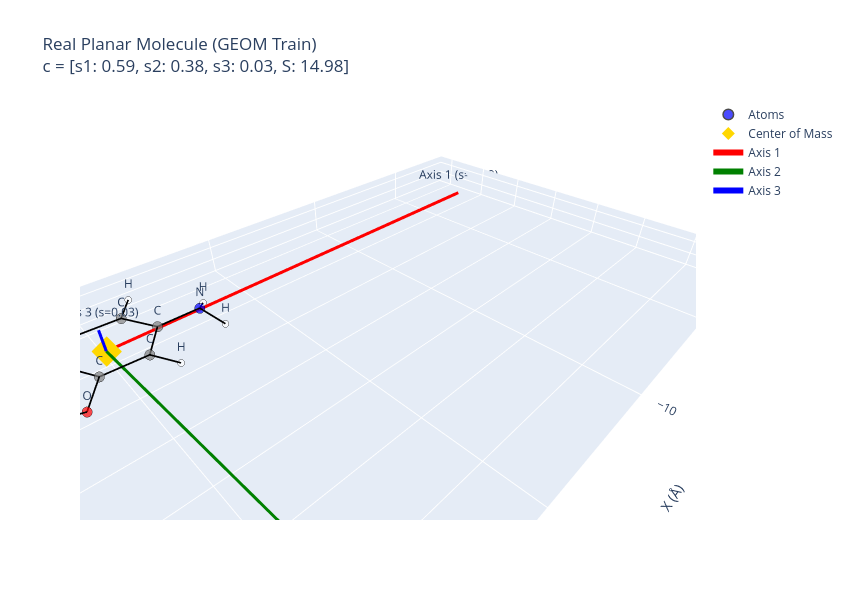
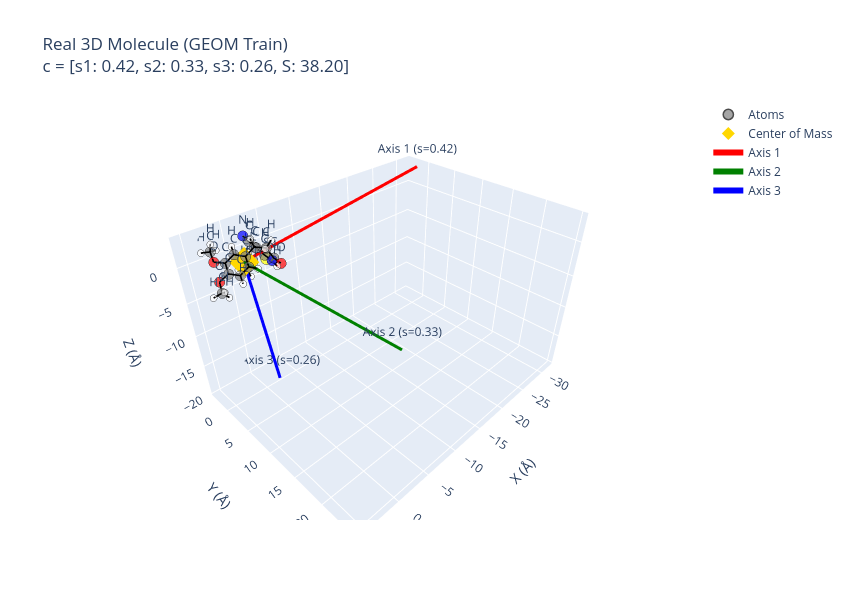

Here is the notebook cell these charts were saved with, in order:
### Code cell
# Load preprocessed dataset files if they exist on disk (GEOM-Drugs Train Set)
geom_train_path = '../data/geom_drugs/preprocessed/train.pt'
dataset_loaded = False
geom_train = []

if os.path.exists(geom_train_path):
    try:
        geom_train = torch.load(geom_train_path)
        print(f"Success: Loaded {len(geom_train)} GEOM molecules from {geom_train_path}!")
        dataset_loaded = True
    except Exception as e:
        print(f"Could not load dataset file: {e}")
else:
    print(f"Dataset file {geom_train_path} not found. Skipping dataset demonstration.")

if dataset_loaded:
    planar_mol = None
    globular_mol = None
    
    for mol in geom_train:
        e = getattr(mol, 'eigenvalues_and_scale', None)
        if e is None:
            continue
        n_atoms = mol.pos.size(0)
        
        # e = [s1, s2, s3, S]
        if e[2] < 0.05 and e[1] > 0.2 and n_atoms > 3 and planar_mol is None:
            planar_mol = mol
        if e[2] > 0.2 and globular_mol is None:
            globular_mol = mol
            
    if planar_mol is not None:
        fig = visualize_molecule_shape_axes(planar_mol.pos, planar_mol.h, "Real Planar Molecule (GEOM Train)")
        fig.show()
        
    if globular_mol is not None:
        fig = visualize_molecule_shape_axes(globular_mol.pos, globular_mol.h, "Real 3D Molecule (GEOM Train)")
        fig.show()

### Figure 1 — Plotly figure (JSON) as saved in the notebook; plotly's stock layout.template omitted (floating-point values rounded to 4 significant figures)
{"data": [{"marker": {"color": ["blue", "gray", "gray", "gray", "gray", "gray", "gray", "white", "white", "gray", "red", "red", "red", "white", "white", "white", "white"], "line": {"color": "black", "width": 1.5}, "size": [12, 12, 12, 12, 12, 12, 12, 8, 8, 12, 12, 12, 12, 8, 8, 8, 8]}, "mode": "markers+text", "name": "Atoms", "text": ["N", "C", "C", "C", "C", "C", "C", "H", "H", "C", "O", "O", "O", "H", "H", "H", "H"], "textposition": "top center", "type": "scatter3d", "x": [-2.99, -1.586, -0.8243, 0.5697, 1.203, 0.4258, -0.9553, -1.553, 0.9357, 2.725, 3.248, 3.341, 1.286, 2.282, -1.305, -3.351, -3.45], "y": [0.02756, -0.05289, 1.106, 1.044, -0.2124, -1.357, -1.294, -2.197, -2.31, -0.3028, -1.419, 0.8111, 2.172, 1.79, 2.076, 0.8952, -0.7766], "z": [0.08697, 0.03335, 0.03382, 0.04206, 0.04464, 0.04508, 0.03787, 0.03369, 0.04426, 0.03663, 0.02825, 0.03624, 0.03635, 0.03765, 0.02651, -0.2856, -0.3178]}, {"marker": {"color": "gold", "size": 10, "symbol": "diamond"}, "mode": "markers", "name": "Center of Mass", "type": "scatter3d", "x": [2.104e-08], "y": [-1.402e-08], "z": [0]}, {"hoverinfo": "none", "line": {"color": "black", "width": 3.5}, "mode": "lines", "showlegend": false, "type": "scatter3d", "x": [-2.99, -1.586], "y": [0.02756, -0.05289], "z": [0.08697, 0.03335]}, {"hoverinfo": "none", "line": {"color": "black", "width": 3.5}, "mode": "lines", "showlegend": false, "type": "scatter3d", "x": [-2.99, -3.351], "y": [0.02756, 0.8952], "z": [0.08697, -0.2856]}, {"hoverinfo": "none", "line": {"color": "black", "width": 3.5}, "mode": "lines", "showlegend": false, "type": "scatter3d", "x": [-2.99, -3.45], "y": [0.02756, -0.7766], "z": [0.08697, -0.3178]}, {"hoverinfo": "none", "line": {"color": "black", "width": 3.5}, "mode": "lines", "showlegend": false, "type": "scatter3d", "x": [-1.586, -0.8243], "y": [-0.05289, 1.106], "z": [0.03335, 0.03382]}, {"hoverinfo": "none", "line": {"color": "black", "width": 3.5}, "mode": "lines", "showlegend": false, "type": "scatter3d", "x": [-1.586, -0.9553], "y": [-0.05289, -1.294], "z": [0.03335, 0.03787]}, {"hoverinfo": "none", "line": {"color": "black", "width": 3.5}, "mode": "lines", "showlegend": false, "type": "scatter3d", "x": [-0.8243, 0.5697], "y": [1.106, 1.044], "z": [0.03382, 0.04206]}, {"hoverinfo": "none", "line": {"color": "black", "width": 3.5}, "mode": "lines", "showlegend": false, "type": "scatter3d", "x": [-0.8243, -1.305], "y": [1.106, 2.076], "z": [0.03382, 0.02651]}, {"hoverinfo": "none", "line": {"color": "black", "width": 3.5}, "mode": "lines", "showlegend": false, "type": "scatter3d", "x": [0.5697, 1.203], "y": [1.044, -0.2124], "z": [0.04206, 0.04464]}, {"hoverinfo": "none", "line": {"color": "black", "width": 3.5}, "mode": "lines", "showlegend": false, "type": "scatter3d", "x": [0.5697, 1.286], "y": [1.044, 2.172], "z": [0.04206, 0.03635]}, {"hoverinfo": "none", "line": {"color": "black", "width": 3.5}, "mode": "lines", "showlegend": false, "type": "scatter3d", "x": [1.203, 0.4258], "y": [-0.2124, -1.357], "z": [0.04464, 0.04508]}, {"hoverinfo": "none", "line": {"color": "black", "width": 3.5}, "mode": "lines", "showlegend": false, "type": "scatter3d", "x": [1.203, 2.725], "y": [-0.2124, -0.3028], "z": [0.04464, 0.03663]}, {"hoverinfo": "none", "line": {"color": "black", "width": 3.5}, "mode": "lines", "showlegend": false, "type": "scatter3d", "x": [0.4258, -0.9553], "y": [-1.357, -1.294], "z": [0.04508, 0.03787]}, {"hoverinfo": "none", "line": {"color": "black", "width": 3.5}, "mode": "lines", "showlegend": false, "type": "scatter3d", "x": [0.4258, 0.9357], "y": [-1.357, -2.31], "z": [0.04508, 0.04426]}, {"hoverinfo": "none", "line": {"color": "black", "width": 3.5}, "mode": "lines", "showlegend": false, "type": "scatter3d", "x": [-0.9553, -1.553], "y": [-1.294, -2.197], "z": [0.03787, 0.03369]}, {"hoverinfo": "none", "line": {"color": "black", "width": 3.5}, "mode": "lines", "showlegend": false, "type": "scatter3d", "x": [2.725, 3.248], "y": [-0.3028, -1.419], "z": [0.03663, 0.02825]}, {"hoverinfo": "none", "line": {"color": "black", "width": 3.5}, "mode": "lines", "showlegend": false, "type": "scatter3d", "x": [2.725, 3.341], "y": [-0.3028, 0.8111], "z": [0.03663, 0.03624]}, {"hoverinfo": "none", "line": {"color": "black", "width": 3.5}, "mode": "lines", "showlegend": false, "type": "scatter3d", "x": [1.286, 2.282], "y": [2.172, 1.79], "z": [0.03635, 0.03765]}, {"line": {"color": "red", "width": 6}, "mode": "lines+text", "name": "Axis 1", "text": ["", "Axis 1 (s=0.59)"], "textposition": "top center", "type": "scatter3d", "x": [2.104e-08, -17.78], "y": [-1.402e-08, -0.9343], "z": [0, -0.4879]}, {"line": {"color": "green", "width": 6}, "mode": "lines+text", "name": "Axis 2", "text": ["", "Axis 2 (s=0.38)"], "textposition": "top center", "type": "scatter3d", "x": [2.104e-08, -0.595], "y": [-1.402e-08, 11.35], "z": [0, -0.0556]}, {"line": {"color": "blue", "width": 6}, "mode": "lines+text", "name": "Axis 3", "text": ["", "Axis 3 (s=0.03)"], "textposition": "top center", "type": "scatter3d", "x": [2.104e-08, -0.02135], "y": [-1.402e-08, 0.002665], "z": [0, 0.7727]}], "layout": {"height": 600, "scene": {"aspectmode": "data", "xaxis": {"title": {"text": "X (Å)"}}, "yaxis": {"title": {"text": "Y (Å)"}}, "zaxis": {"title": {"text": "Z (Å)"}}}, "title": {"text": "Real Planar Molecule (GEOM Train)<br>c = [s1: 0.59, s2: 0.38, s3: 0.03, S: 14.98]"}, "width": 850}}

### Figure 2 — Plotly figure (JSON) as saved in the notebook; plotly's stock layout.template omitted (floating-point values rounded to 4 significant figures)
{"data": [{"marker": {"color": ["gray", "gray", "white", "white", "yellow", "gray", "gray", "gray", "blue", "gray", "gray", "gray", "gray", "gray", "gray", "gray", "white", "red", "gray", "white", "white", "white", "red", "gray", "white", "white", "white", "white", "white", "gray", "gray", "red", "blue", "white", "white", "white", "white", "white", "white", "white"], "line": {"color": "black", "width": 1.5}, "size": [12, 12, 8, 8, 14, 12, 12, 12, 12, 12, 12, 12, 12, 12, 12, 12, 8, 12, 12, 8, 8, 8, 12, 12, 8, 8, 8, 8, 8, 12, 12, 12, 12, 8, 8, 8, 8, 8, 8, 8]}, "mode": "markers+text", "name": "Atoms", "text": ["C", "C", "H", "H", "S", "C", "C", "C", "N", "C", "C", "C", "C", "C", "C", "C", "H", "O", "C", "H", "H", "H", "O", "C", "H", "H", "H", "H", "H", "C", "C", "O", "N", "H", "H", "H", "H", "H", "H", "H"], "textposition": "top center", "type": "scatter3d", "x": [-1.04, -2.382, -2.847, -2.302, -3.607, -2.808, -2.119, -2.01, -1.898, -1.32, 0.0306, 0.41, 1.635, 2.488, 2.104, 0.8914, 0.5847, 2.986, 2.653, 3.481, 2.553, 1.727, 3.698, 4.147, 4.25, 3.478, 5.125, 1.905, -0.2228, -2.104, -2.624, -2.796, -2.942, -3.367, -1.501, -2.982, -1.172, -1.152, -0.5772, -0.3745], "y": [-1.735, -2.287, -2.87, -2.903, -0.9636, 0.05481, -0.3659, -1.697, -2.771, 0.6587, 0.7496, 1.802, 1.776, 0.6954, -0.3913, -0.3424, -1.163, -1.422, -2.537, -3.235, -2.267, -3.013, 0.571, 1.626, 2.557, 1.793, 1.318, 2.618, 2.664, 1.965, 2.42, 3.573, 1.401, 1.665, 2.763, 1.825, 0.2802, -1.103, -1.15, -2.559], "z": [-2.103, -1.666, -2.462, -0.7726, -1.355, -0.1533, 0.9303, 1.336, 1.732, 1.724, 1.042, 0.2345, -0.4239, -0.3002, 0.5208, 1.18, 1.81, 0.5867, 1.377, 1.262, 2.434, 1.038, -0.91, -1.723, -1.155, -2.574, -2.089, -1.04, 0.1031, 1.792, 0.4474, 0.1313, -0.4157, -1.296, 2.227, 2.431, 2.741, -2.982, -1.31, -2.349]}, {"marker": {"color": "gold", "size": 10, "symbol": "diamond"}, "mode": "markers", "name": "Center of Mass", "type": "scatter3d", "x": [-2.235e-09], "y": [-5.96e-09], "z": [2.086e-08]}, {"hoverinfo": "none", "line": {"color": "black", "width": 3.5}, "mode": "lines", "showlegend": false, "type": "scatter3d", "x": [-1.04, -2.382], "y": [-1.735, -2.287], "z": [-2.103, -1.666]}, {"hoverinfo": "none", "line": {"color": "black", "width": 3.5}, "mode": "lines", "showlegend": false, "type": "scatter3d", "x": [-1.04, -1.152], "y": [-1.735, -1.103], "z": [-2.103, -2.982]}, {"hoverinfo": "none", "line": {"color": "black", "width": 3.5}, "mode": "lines", "showlegend": false, "type": "scatter3d", "x": [-1.04, -0.5772], "y": [-1.735, -1.15], "z": [-2.103, -1.31]}, {"hoverinfo": "none", "line": {"color": "black", "width": 3.5}, "mode": "lines", "showlegend": false, "type": "scatter3d", "x": [-1.04, -0.3745], "y": [-1.735, -2.559], "z": [-2.103, -2.349]}, {"hoverinfo": "none", "line": {"color": "black", "width": 3.5}, "mode": "lines", "showlegend": false, "type": "scatter3d", "x": [-2.382, -2.847], "y": [-2.287, -2.87], "z": [-1.666, -2.462]}, {"hoverinfo": "none", "line": {"color": "black", "width": 3.5}, "mode": "lines", "showlegend": false, "type": "scatter3d", "x": [-2.382, -2.302], "y": [-2.287, -2.903], "z": [-1.666, -0.7726]}, {"hoverinfo": "none", "line": {"color": "black", "width": 3.5}, "mode": "lines", "showlegend": false, "type": "scatter3d", "x": [-2.808, -2.119], "y": [0.05481, -0.3659], "z": [-0.1533, 0.9303]}, {"hoverinfo": "none", "line": {"color": "black", "width": 3.5}, "mode": "lines", "showlegend": false, "type": "scatter3d", "x": [-2.808, -2.942], "y": [0.05481, 1.401], "z": [-0.1533, -0.4157]}, {"hoverinfo": "none", "line": {"color": "black", "width": 3.5}, "mode": "lines", "showlegend": false, "type": "scatter3d", "x": [-2.119, -2.01], "y": [-0.3659, -1.697], "z": [0.9303, 1.336]}, {"hoverinfo": "none", "line": {"color": "black", "width": 3.5}, "mode": "lines", "showlegend": false, "type": "scatter3d", "x": [-2.119, -1.32], "y": [-0.3659, 0.6587], "z": [0.9303, 1.724]}, {"hoverinfo": "none", "line": {"color": "black", "width": 3.5}, "mode": "lines", "showlegend": false, "type": "scatter3d", "x": [-2.01, -1.898], "y": [-1.697, -2.771], "z": [1.336, 1.732]}, {"hoverinfo": "none", "line": {"color": "black", "width": 3.5}, "mode": "lines", "showlegend": false, "type": "scatter3d", "x": [-1.32, 0.0306], "y": [0.6587, 0.7496], "z": [1.724, 1.042]}, {"hoverinfo": "none", "line": {"color": "black", "width": 3.5}, "mode": "lines", "showlegend": false, "type": "scatter3d", "x": [-1.32, -2.104], "y": [0.6587, 1.965], "z": [1.724, 1.792]}, {"hoverinfo": "none", "line": {"color": "black", "width": 3.5}, "mode": "lines", "showlegend": false, "type": "scatter3d", "x": [-1.32, -1.172], "y": [0.6587, 0.2802], "z": [1.724, 2.741]}, {"hoverinfo": "none", "line": {"color": "black", "width": 3.5}, "mode": "lines", "showlegend": false, "type": "scatter3d", "x": [0.0306, 0.41], "y": [0.7496, 1.802], "z": [1.042, 0.2345]}, {"hoverinfo": "none", "line": {"color": "black", "width": 3.5}, "mode": "lines", "showlegend": false, "type": "scatter3d", "x": [0.0306, 0.8914], "y": [0.7496, -0.3424], "z": [1.042, 1.18]}, {"hoverinfo": "none", "line": {"color": "black", "width": 3.5}, "mode": "lines", "showlegend": false, "type": "scatter3d", "x": [0.41, 1.635], "y": [1.802, 1.776], "z": [0.2345, -0.4239]}, {"hoverinfo": "none", "line": {"color": "black", "width": 3.5}, "mode": "lines", "showlegend": false, "type": "scatter3d", "x": [0.41, -0.2228], "y": [1.802, 2.664], "z": [0.2345, 0.1031]}, {"hoverinfo": "none", "line": {"color": "black", "width": 3.5}, "mode": "lines", "showlegend": false, "type": "scatter3d", "x": [1.635, 2.488], "y": [1.776, 0.6954], "z": [-0.4239, -0.3002]}, {"hoverinfo": "none", "line": {"color": "black", "width": 3.5}, "mode": "lines", "showlegend": false, "type": "scatter3d", "x": [1.635, 1.905], "y": [1.776, 2.618], "z": [-0.4239, -1.04]}, {"hoverinfo": "none", "line": {"color": "black", "width": 3.5}, "mode": "lines", "showlegend": false, "type": "scatter3d", "x": [2.488, 2.104], "y": [0.6954, -0.3913], "z": [-0.3002, 0.5208]}, {"hoverinfo": "none", "line": {"color": "black", "width": 3.5}, "mode": "lines", "showlegend": false, "type": "scatter3d", "x": [2.488, 3.698], "y": [0.6954, 0.571], "z": [-0.3002, -0.91]}, {"hoverinfo": "none", "line": {"color": "black", "width": 3.5}, "mode": "lines", "showlegend": false, "type": "scatter3d", "x": [2.104, 0.8914], "y": [-0.3913, -0.3424], "z": [0.5208, 1.18]}, {"hoverinfo": "none", "line": {"color": "black", "width": 3.5}, "mode": "lines", "showlegend": false, "type": "scatter3d", "x": [2.104, 2.986], "y": [-0.3913, -1.422], "z": [0.5208, 0.5867]}, {"hoverinfo": "none", "line": {"color": "black", "width": 3.5}, "mode": "lines", "showlegend": false, "type": "scatter3d", "x": [0.8914, 0.5847], "y": [-0.3424, -1.163], "z": [1.18, 1.81]}, {"hoverinfo": "none", "line": {"color": "black", "width": 3.5}, "mode": "lines", "showlegend": false, "type": "scatter3d", "x": [2.986, 2.653], "y": [-1.422, -2.537], "z": [0.5867, 1.377]}, {"hoverinfo": "none", "line": {"color": "black", "width": 3.5}, "mode": "lines", "showlegend": false, "type": "scatter3d", "x": [2.653, 3.481], "y": [-2.537, -3.235], "z": [1.377, 1.262]}, {"hoverinfo": "none", "line": {"color": "black", "width": 3.5}, "mode": "lines", "showlegend": false, "type": "scatter3d", "x": [2.653, 2.553], "y": [-2.537, -2.267], "z": [1.377, 2.434]}, {"hoverinfo": "none", "line": {"color": "black", "width": 3.5}, "mode": "lines", "showlegend": false, "type": "scatter3d", "x": [2.653, 1.727], "y": [-2.537, -3.013], "z": [1.377, 1.038]}, {"hoverinfo": "none", "line": {"color": "black", "width": 3.5}, "mode": "lines", "showlegend": false, "type": "scatter3d", "x": [3.698, 4.147], "y": [0.571, 1.626], "z": [-0.91, -1.723]}, {"hoverinfo": "none", "line": {"color": "black", "width": 3.5}, "mode": "lines", "showlegend": false, "type": "scatter3d", "x": [4.147, 4.25], "y": [1.626, 2.557], "z": [-1.723, -1.155]}, {"hoverinfo": "none", "line": {"color": "black", "width": 3.5}, "mode": "lines", "showlegend": false, "type": "scatter3d", "x": [4.147, 3.478], "y": [1.626, 1.793], "z": [-1.723, -2.574]}, {"hoverinfo": "none", "line": {"color": "black", "width": 3.5}, "mode": "lines", "showlegend": false, "type": "scatter3d", "x": [4.147, 5.125], "y": [1.626, 1.318], "z": [-1.723, -2.089]}, {"hoverinfo": "none", "line": {"color": "black", "width": 3.5}, "mode": "lines", "showlegend": false, "type": "scatter3d", "x": [-2.104, -2.624], "y": [1.965, 2.42], "z": [1.792, 0.4474]}, {"hoverinfo": "none", "line": {"color": "black", "width": 3.5}, "mode": "lines", "showlegend": false, "type": "scatter3d", "x": [-2.104, -1.501], "y": [1.965, 2.763], "z": [1.792, 2.227]}, {"hoverinfo": "none", "line": {"color": "black", "width": 3.5}, "mode": "lines", "showlegend": false, "type": "scatter3d", "x": [-2.104, -2.982], "y": [1.965, 1.825], "z": [1.792, 2.431]}, {"hoverinfo": "none", "line": {"color": "black", "width": 3.5}, "mode": "lines", "showlegend": false, "type": "scatter3d", "x": [-2.624, -2.796], "y": [2.42, 3.573], "z": [0.4474, 0.1313]}, {"hoverinfo": "none", "line": {"color": "black", "width": 3.5}, "mode": "lines", "showlegend": false, "type": "scatter3d", "x": [-2.624, -2.942], "y": [2.42, 1.401], "z": [0.4474, -0.4157]}, {"hoverinfo": "none", "line": {"color": "black", "width": 3.5}, "mode": "lines", "showlegend": false, "type": "scatter3d", "x": [-2.942, -3.367], "y": [1.401, 1.665], "z": [-0.4157, -1.296]}, {"line": {"color": "red", "width": 6}, "mode": "lines+text", "name": "Axis 1", "text": ["", "Axis 1 (s=0.42)"], "textposition": "top center", "type": "scatter3d", "x": [-2.235e-09, -31.64], "y": [-5.96e-09, -1.34], "z": [2.086e-08, 3.225]}, {"line": {"color": "green", "width": 6}, "mode": "lines+text", "name": "Axis 2", "text": ["", "Axis 2 (s=0.33)"], "textposition": "top center", "type": "scatter3d", "x": [-2.235e-09, -0.9937], "y": [-5.96e-09, 24.86], "z": [2.086e-08, 0.5767]}, {"line": {"color": "blue", "width": 6}, "mode": "lines+text", "name": "Axis 3", "text": ["", "Axis 3 (s=0.26)"], "textposition": "top center", "type": "scatter3d", "x": [-2.235e-09, -2.011], "y": [-5.96e-09, 0.3739], "z": [2.086e-08, -19.58]}], "layout": {"height": 600, "scene": {"aspectmode": "data", "xaxis": {"title": {"text": "X (Å)"}}, "yaxis": {"title": {"text": "Y (Å)"}}, "zaxis": {"title": {"text": "Z (Å)"}}}, "title": {"text": "Real 3D Molecule (GEOM Train)<br>c = [s1: 0.42, s2: 0.33, s3: 0.26, S: 38.20]"}, "width": 850}}
